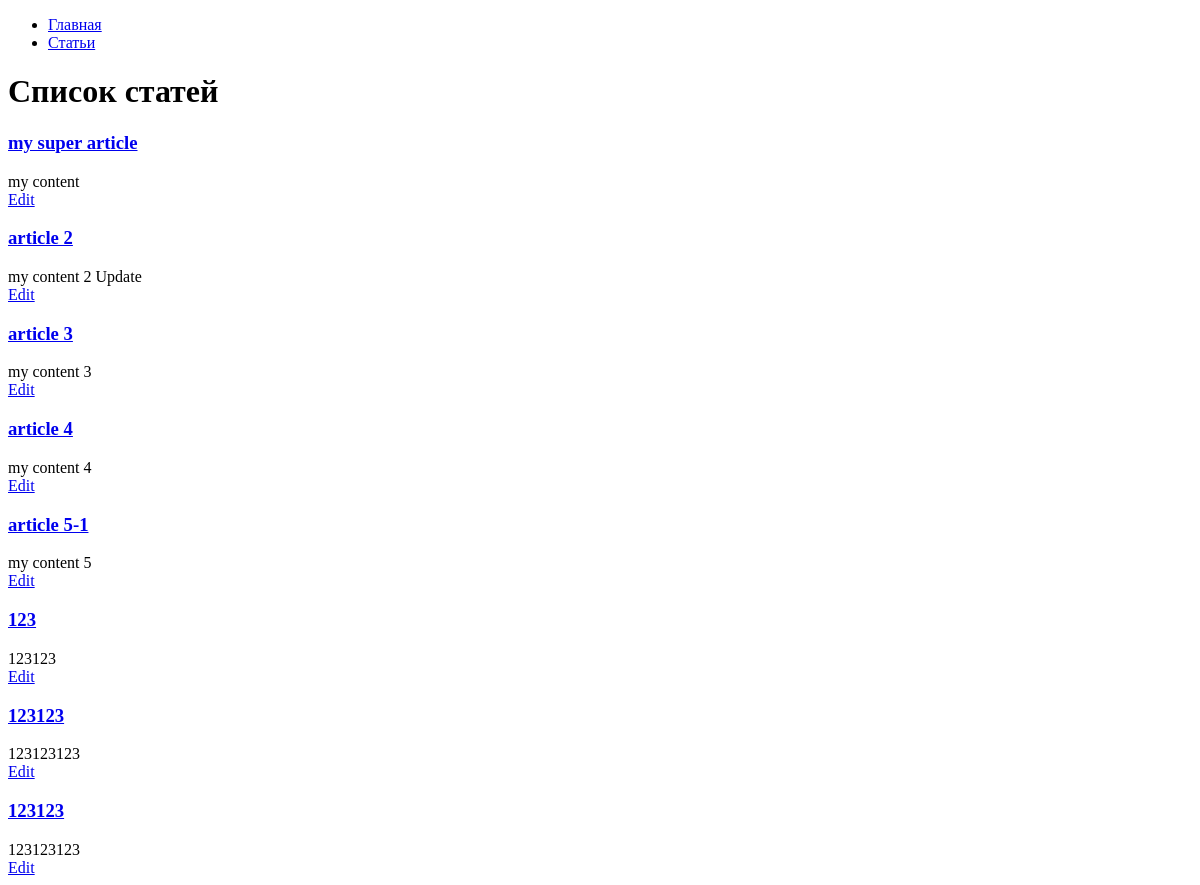
The page /articles/ on the database as committed earlier.
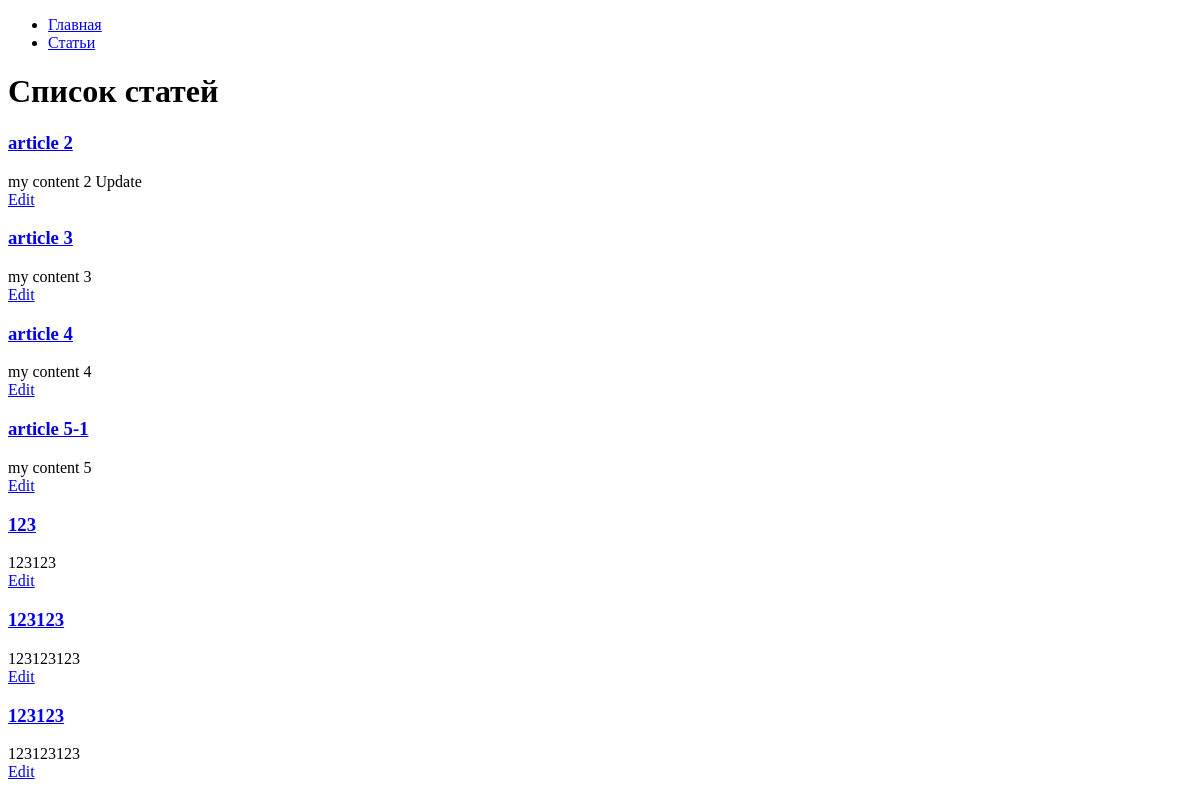
The same page on the database as committed later.
### hexlet_django_blog/article/models.py (models this page shows, shortened)
class Article(models.Model):
    name = models.CharField(max_length=200) # название статьи
    body = models.TextField() # тело статьи
    category = models.ForeignKey(Category, on_delete=models.PROTECT)
    created_at = models.DateTimeField(auto_now_add=True)
    updated_at = models.DateTimeField(auto_now=True)

### hexlet_django_blog/article/views.py (the view)
# urls.py: path('', views.IndexView.as_view(), name='articles'),
class IndexView(View):
    def get(self, request, *args, **kwargs):
        articles = Article.objects.all()[:15]
        return render(request, 'articles/index.html', context={
            'articles': articles,
        })

### hexlet_django_blog/article/templates/articles/index.html
{% extends "base.html" %}
{% block content %}
    <h1>Список статей</h1>
    {% for article in articles %}
        <h3><a href="{% url 'article' article.id %}">{{ article.name }}</a></h3>
        <div>{{ article.body|slice:":200" }}</div>
        <div><a href="{% url 'articles_update' article.id %}">Edit</a></div>
    {% endfor %}
{% endblock %}

### hexlet_django_blog/templates/base.html (shortened to what this page needs)
<!DOCTYPE html>
<html lang="en">
<head>
</head>
<body>
<div id="sidebar">
    {% block sidebar %}
        <ul>
            <li><a href="/">Главная</a></li>
            <li><a href="/articles/">Статьи</a></li>
        </ul>
    {% endblock %}
</div>
<div id="content">
    {% block content %}{% endblock %}
</div>
</body>
</html>

Rows that differ between the two databases and show on the page:
removed Article: name "my super article", body "my content"
